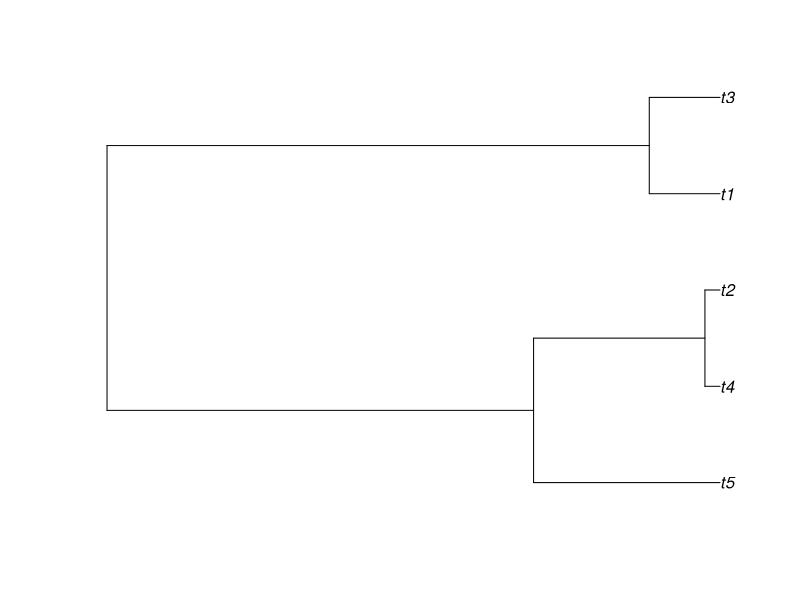
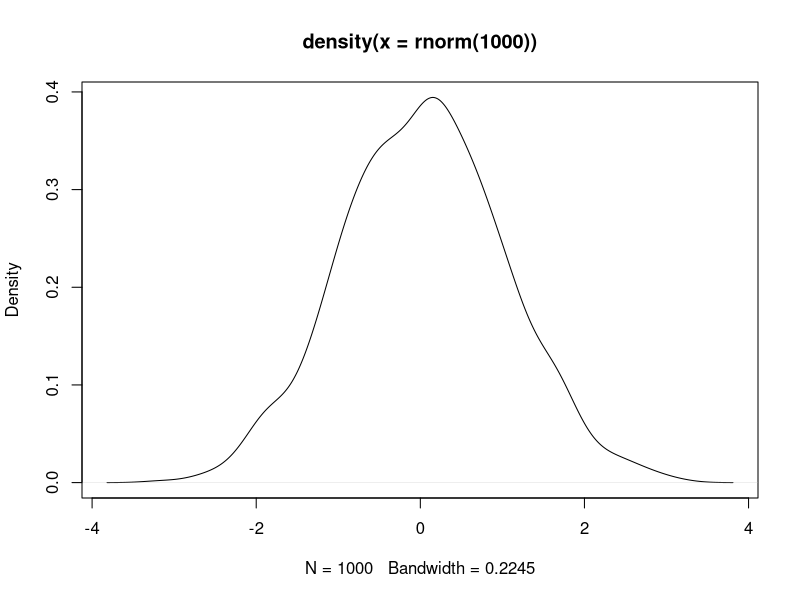

Write R code to recreate these figures, in order.
## ---- chunk 1
2+3
library(ape)
plot(rcoal(5))
## ---- chunk 2
plot(density(rnorm(1000)))
## ---- chunk 3
# Experience with coding.

GetHowManyTrees <- function(ntaxa=10) {
    #ape can compute this for us. help(package="ape") for help on ape.
    result <-ape::howmanytrees(ntaxa)
    return(result)
}
GetHowManyTrees()
